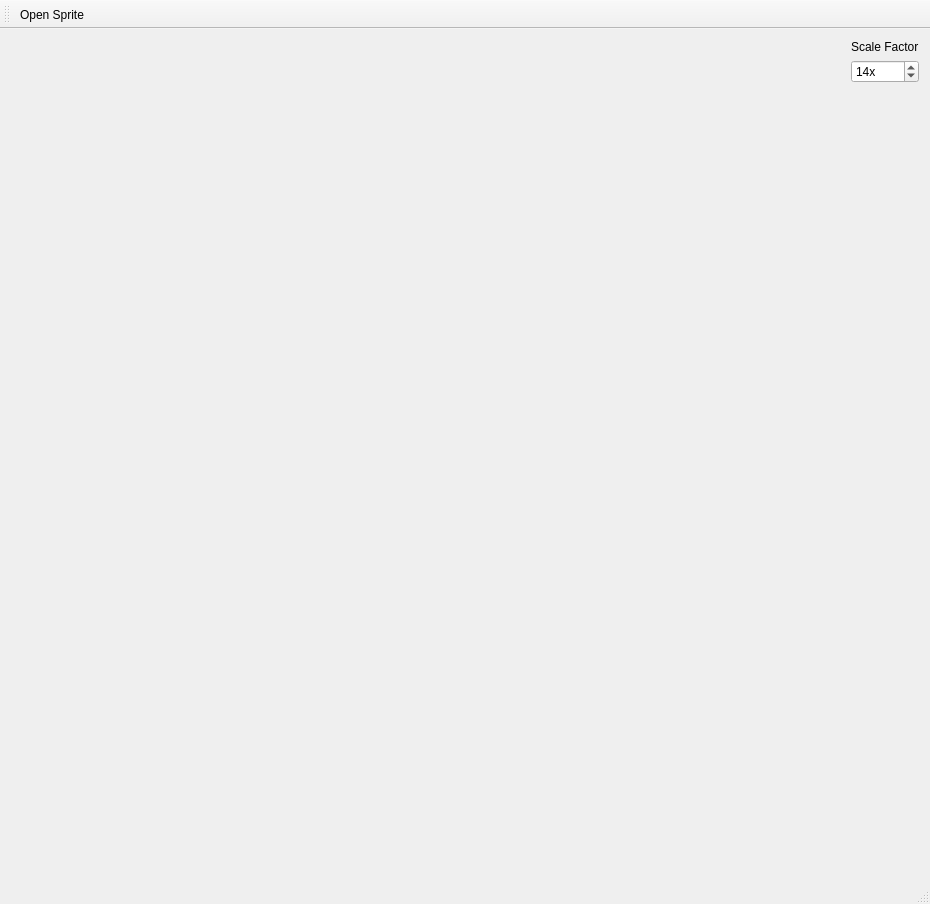
<?xml version="1.0" encoding="UTF-8"?>
<ui version="4.0">
 <class>MainWindow</class>
 <widget class="QMainWindow" name="MainWindow">
  <property name="geometry">
   <rect>
    <x>0</x>
    <y>0</y>
    <width>930</width>
    <height>904</height>
   </rect>
  </property>
  <property name="windowTitle">
   <string>MainWindow</string>
  </property>
  <widget class="QWidget" name="centralWidget">
   <layout class="QVBoxLayout" name="verticalLayout">
    <property name="bottomMargin">
     <number>0</number>
    </property>
    <item>
     <layout class="QHBoxLayout" name="horizontalLayout">
      <item>
       <widget class="QScrollArea" name="scrollArea">
        <property name="frameShape">
         <enum>QFrame::NoFrame</enum>
        </property>
        <property name="widgetResizable">
         <bool>true</bool>
        </property>
        <property name="alignment">
         <set>Qt::AlignCenter</set>
        </property>
        <widget class="QWidget" name="scrollAreaWidgetContents">
         <property name="geometry">
          <rect>
           <x>0</x>
           <y>0</y>
           <width>828</width>
           <height>823</height>
          </rect>
         </property>
         <layout class="QVBoxLayout" name="verticalLayout_4">
          <item alignment="Qt::AlignHCenter|Qt::AlignVCenter">
           <widget class="SpriteArea" name="labelSpriteArea">
            <property name="sizePolicy">
             <sizepolicy hsizetype="Preferred" vsizetype="Preferred">
              <horstretch>0</horstretch>
              <verstretch>0</verstretch>
             </sizepolicy>
            </property>
            <property name="cursor">
             <cursorShape>CrossCursor</cursorShape>
            </property>
            <property name="text">
             <string/>
            </property>
            <property name="scaledContents">
             <bool>false</bool>
            </property>
            <property name="alignment">
             <set>Qt::AlignCenter</set>
            </property>
           </widget>
          </item>
         </layout>
        </widget>
       </widget>
      </item>
      <item>
       <layout class="QVBoxLayout" name="verticalLayout_3">
        <item>
         <widget class="QLabel" name="label_2">
          <property name="text">
           <string>Scale Factor</string>
          </property>
         </widget>
        </item>
        <item>
         <widget class="QSpinBox" name="spinnerScale">
          <property name="suffix">
           <string>x</string>
          </property>
          <property name="prefix">
           <string/>
          </property>
          <property name="minimum">
           <number>1</number>
          </property>
          <property name="maximum">
           <number>16</number>
          </property>
          <property name="singleStep">
           <number>1</number>
          </property>
          <property name="value">
           <number>14</number>
          </property>
          <property name="displayIntegerBase">
           <number>10</number>
          </property>
         </widget>
        </item>
        <item>
         <spacer name="verticalSpacer">
          <property name="orientation">
           <enum>Qt::Vertical</enum>
          </property>
          <property name="sizeHint" stdset="0">
           <size>
            <width>20</width>
            <height>40</height>
           </size>
          </property>
         </spacer>
        </item>
       </layout>
      </item>
     </layout>
    </item>
   </layout>
  </widget>
  <widget class="QMenuBar" name="menuBar">
   <property name="geometry">
    <rect>
     <x>0</x>
     <y>0</y>
     <width>930</width>
     <height>19</height>
    </rect>
   </property>
  </widget>
  <widget class="QToolBar" name="mainToolBar">
   <attribute name="toolBarArea">
    <enum>TopToolBarArea</enum>
   </attribute>
   <attribute name="toolBarBreak">
    <bool>false</bool>
   </attribute>
   <addaction name="actionOpenSprite"/>
  </widget>
  <widget class="QStatusBar" name="statusBar"/>
  <action name="actionOpenSprite">
   <property name="text">
    <string>Open Sprite</string>
   </property>
   <property name="shortcut">
    <string>Ctrl+L</string>
   </property>
  </action>
 </widget>
 <layoutdefault spacing="6" margin="11"/>
 <customwidgets>
  <customwidget>
   <class>SpriteArea</class>
   <extends>QLabel</extends>
   <header>spritearea.h</header>
  </customwidget>
 </customwidgets>
 <resources>
  <include location="sprites.qrc"/>
 </resources>
 <connections/>
</ui>
